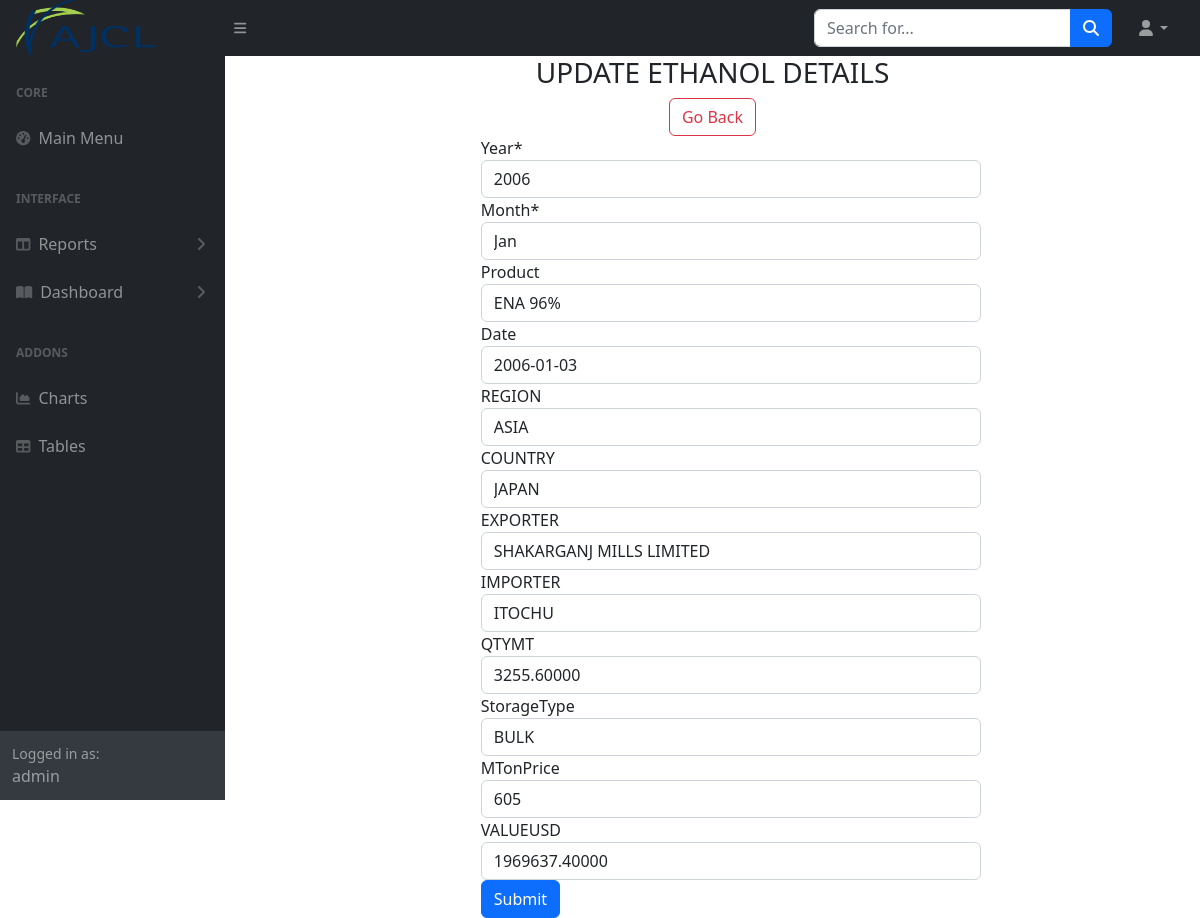
Page /ethanol/1/update/ (signed in) on the committed database.
### pandasdemo/models.py (models this page shows)
class Ethanol(models.Model):
    IdNo = models.BigAutoField(primary_key=True)
    Year = models.PositiveSmallIntegerField(blank=False, null=False)
    Month = models.CharField(max_length=10, blank=False, null=False)
    Product = models.CharField(max_length=30, blank=True, null=True)
    Date = models.DateField(null=True,blank=True)
    REGION = models.CharField(max_length=20, blank=True, null=True)
    COUNTRY = models.CharField(max_length=40, blank=True, null=True)
    EXPORTER = models.CharField(max_length=200, blank=True, null=True)
    IMPORTER = models.CharField(max_length=200, blank=True, null=True)
    QTYMT = models.DecimalField(
        max_digits=25, decimal_places=5, blank=True, default=0.0, null=True)
    StorageType = models.CharField(max_length=25, blank=True, null=True)
    MTonPrice = models.IntegerField(blank=True, default=0, null=True)
    VALUEUSD = models.DecimalField(
        max_digits=20, decimal_places=5, blank=True, default=0.0, null=True)

### pandasdemo/views.py (the view)
# urls.py: path('ethanol/<pk>/update/', views.EthanolView.as_view(), name="update_ethanol"),
class EthanolView(LoginRequiredMixin,UpdateView):
    model = Ethanol
    form_class = EthanolForm
    template_name= "pandasdemo/update_ethanol.html"
    success_url = ('/ethanollist')

### pandasdemo/forms.py
class EthanolForm(forms.ModelForm):
    def __init__(self, *args, **kwargs):
        super().__init__(*args, **kwargs)
        self.helper = FormHelper(self)
        self.helper.form_method = 'POST'
        self.helper.add_input(Submit('submit', 'Submit'))
    class Meta:
        model = Ethanol
        fields = "__all__"

### pandasdemo/templates/pandasdemo/update_ethanol.html (shortened to what this page needs)
{% extends 'pandasdemo/index.html' %} {% load static %} {% block content %}
{% load crispy_forms_tags %}
<link
  href="https://cdn.jsdelivr.net/npm/bootstrap@5.2.0/dist/css/bootstrap.min.css"
  rel="stylesheet"
/>
<div class="text-center">
  <h3>UPDATE ETHANOL DETAILS</h3>
  <a href="{% url 'ethanollist' %}" button type="button" class="btn btn-outline-danger">Go Back</a>
</div>
<div class="container">
  <div class="row">
    <div class="col-3">
    </div>
    <div class="col-9">
      <div width=6>
      <form method="post" style="width: 500px">
        {% crispy form %}
             </form>
    </div>
  </div>
  </div>
</div>
{% endblock %}

### pandasdemo/templates/pandasdemo/index.html (shortened to what this page needs)
<!DOCTYPE html>
{% load static %} {% load humanize %}
<html lang="en">
  <head>
    <link
      href="https://cdn.jsdelivr.net/npm/simple-datatables@latest/dist/style.css"
      rel="stylesheet"
    />
    <link href="{% static 'pandasdemo/styles.css' %}" rel="stylesheet" />
  </head>
  <body class="sb-nav-fixed">
    <nav class="sb-topnav navbar navbar-expand navbar-dark bg-dark">
      <a class="navbar-brand ps-3" href="{% url 'home' %}">
        <img
          src="{% static 'pandasdemo/AJCLLogo.png' %}"
          width="140"
          height="56"
      /></a>
      <button
        class="btn btn-link btn-sm order-1 order-lg-0 me-4 me-lg-0"
        id="sidebarToggle"
        href=""
      >
        <i class="fas fa-bars"></i>
      </button>
      <form
        class="d-none d-md-inline-block form-inline ms-auto me-0 me-md-3 my-2 my-md-0"
      >
        <div class="input-group">
          <input
            class="form-control"
            type="text"
            placeholder="Search for..."
            aria-label="Search for..."
            aria-describedby="btnNavbarSearch"
          />
          <button class="btn btn-primary" id="btnNavbarSearch" type="button">
            <i class="fas fa-search"></i>
          </button>
        </div>
      </form>
      <ul class="navbar-nav ms-auto ms-md-0 me-3 me-lg-4">
        <li class="nav-item dropdown">
          <a
            class="nav-link dropdown-toggle"
            id="navbarDropdown"
            href=""
            role="button"
            data-bs-toggle="dropdown"
            aria-expanded="false"
            ><i class="fas fa-user fa-fw"></i
          ></a>
        </li>
      </ul>
    </nav>
    <div id="layoutSidenav">
      <div id="layoutSidenav_nav">
        <nav class="sb-sidenav accordion sb-sidenav-dark" id="sidenavAccordion">
          <div class="sb-sidenav-menu">
            <div class="nav">
              <div class="sb-sidenav-menu-heading">Core</div>
              <a class="nav-link" href="{% url 'home' %}">
                <div class="sb-nav-link-icon">
                  <i class="fas fa-tachometer-alt"></i>
                </div>
                Main Menu
              </a>
              <div class="sb-sidenav-menu-heading">Interface</div>
              <a
                class="nav-link collapsed"
                href="{% url 'home' %}"
                data-bs-toggle="collapse"
                data-bs-target="#collapseLayouts"
                aria-expanded="false"
                aria-controls="collapseLayouts"
              >
                <div class="sb-nav-link-icon">
                  <i class="fas fa-columns"></i>
                </div>
                Reports
                <div class="sb-sidenav-collapse-arrow">
                  <i class="fas fa-angle-down"></i>
                </div>
              </a>
              <a
                class="nav-link collapsed"
                href=""
                data-bs-toggle="collapse"
                data-bs-target="#collapsePages"
                aria-expanded="false"
                aria-controls="collapsePages"
              >
                <div class="sb-nav-link-icon">
                  <i class="fas fa-book-open"></i>
                </div>
                Dashboard
                <div class="sb-sidenav-collapse-arrow">
                  <i class="fas fa-angle-down"></i>
                </div>
              </a>
              <div class="sb-sidenav-menu-heading">Addons</div>
              <a class="nav-link" href="">
                <div class="sb-nav-link-icon">
                  <i class="fas fa-chart-area"></i>
                </div>
                Charts
              </a>
              <a class="nav-link" href="">
                <div class="sb-nav-link-icon"><i class="fas fa-table"></i></div>
                Tables
              </a>
            </div>
          </div>
          <div class="sb-sidenav-footer">
            <div class="small">Logged in as:</div>
            {{user.username}}
          </div>
        </nav>
      </div>
      <div id="layoutSidenav_content">
        <main>
          {%block content%}{% endblock %}
  </body>
</html>

### rows in the picture
Ethanol: Year "2006", Month "Jan", Product "ENA 96%", Date "2006-01-03", REGION "ASIA", COUNTRY "JAPAN", EXPORTER "SHAKARGANJ MILLS LIMITED", IMPORTER "ITOCHU", QTYMT "3255.60000", StorageType "BULK", MTonPrice "605", VALUEUSD "1969637.40000"

### other values in the picture
{{ user.username }} "admin"
